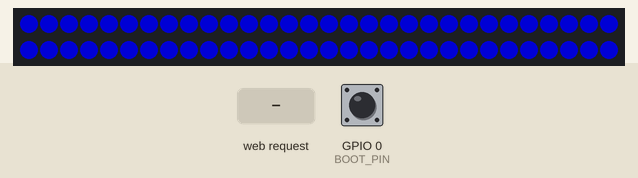
This sketch was run on a simulated ESP32-S3. Parts: 60 RGB LEDs in strip order, left to right, continuing on the next row. The test bench sets the inputs (shaded band); at power-on: GPIO 0 (BOOT_PIN) HIGH. Dim RGB values are drawn brighter than linear; WiFi joins after 1.5 s; servers stay silent unless stated; EEPROM starts erased.

Above: at 0.7 s.
2.2 s: GPIO 0 (BOOT_PIN) pulled LOW for 0.15 s
At 3.4 s:
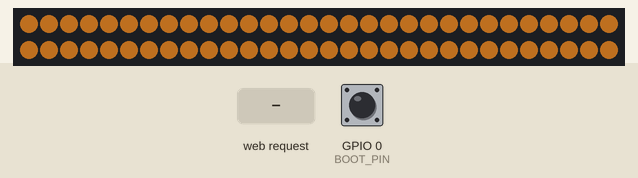
3.8 s: GPIO 0 (BOOT_PIN) pulled LOW for 1 s
At 3.97 s:
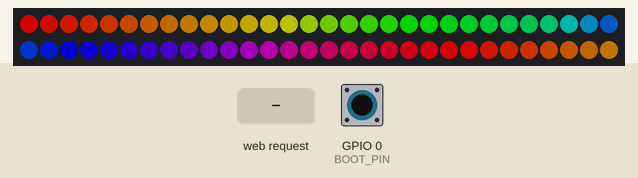
5.4 s: HTTP request GET /set?b=1 received
At 5.77 s:
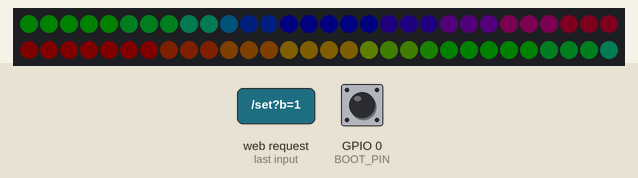
8.0 s: GPIO 0 (BOOT_PIN) pulled LOW for 0.15 s
At 9.0 s:
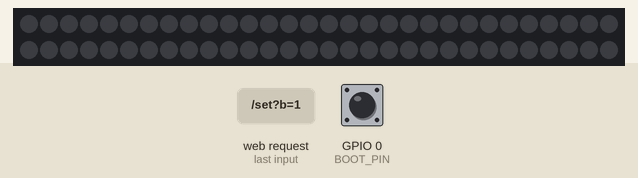
11.1 s: GPIO 0 (BOOT_PIN) pulled LOW for 3.2 s
At 11.55 s:
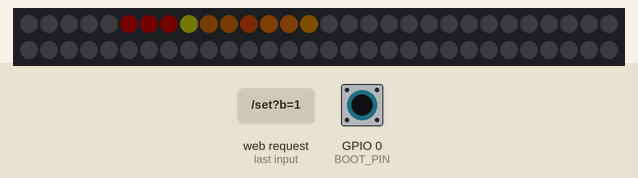
14.9 s: HTTP request GET /set?m=120&b=120&c=120 received
At 15.16 s:
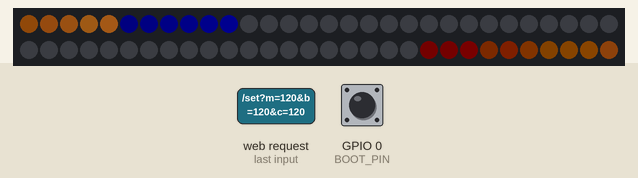
Timing chart, 0 to 17.9 s (numbered marks = the images above; inputs shaded):
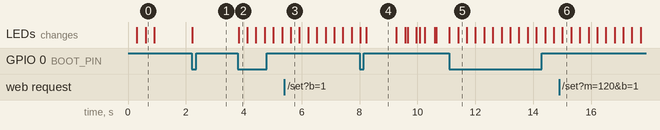

The sketch:

ambilight.ino
```cpp
// Ambilight ESP32-S3 : Adalight (USB) + WiFi UDP (DRGB / DNRGB) + standalone modes + web control
// FQBN: esp32:esp32:esp32s3:CDCOnBoot=default   (ESP32 core 2.0.17, FastLED)
// Rename this file to ambilight.ino when you put it in the repo.
#include <FastLED.h>
#include <WiFi.h>
#include <WiFiUdp.h>
#include <WebServer.h>
#include <Preferences.h>

#define NUM_LEDS    60
#define DATA_PIN    5
#define MAX_MA      500
#define BAUD        115200
#define TIMEOUT_MS  5000      // no data for this long -> back to chosen mode
#define BYTE_TO_MS  200       // incomplete serial frame -> reset parser
#define BOOT_PIN    0
#define AP_SSID     "Ambilight"
#define AP_PASS     "12345678"
#define UDP_PORT    21324     // WLED realtime port (Prismatik default)

enum Mode : uint8_t { M_OFF = 0, M_SOLID, M_RAINBOW, M_BREATH, M_COMET, M_COUNT };

CRGB leds[NUM_LEDS];
WebServer server(80);
WiFiUDP udp;
Preferences prefs;

uint8_t mode = M_OFF;
uint8_t bright = 150;
CRGB color = CRGB(255, 147, 41);

bool streaming = false;
uint32_t lastData = 0;

bool dirty = false;
uint32_t dirtyAt = 0;

// ---------- Adalight parser over USB serial ----------
enum PState : uint8_t { P_A, P_D, P_a, P_HI, P_LO, P_CHK, P_DATA };
PState ps = P_A;
uint8_t pHi, pLo, rgbBuf[3], rgbIdx;
uint16_t expectedLeds, ledIdx;
uint32_t lastByteMs = 0;

void feed(uint8_t b) {
  switch (ps) {
    case P_A:  if (b == 'A') ps = P_D; break;
    case P_D:  ps = (b == 'd') ? P_a : (b == 'A' ? P_D : P_A); break;
    case P_a:  ps = (b == 'a') ? P_HI : (b == 'A' ? P_D : P_A); break;
    case P_HI: pHi = b; ps = P_LO; break;
    case P_LO: pLo = b; ps = P_CHK; break;
    case P_CHK:
      if (b == (uint8_t)(pHi ^ pLo ^ 0x55)) {
        expectedLeds = (((uint16_t)pHi << 8) | pLo) + 1;
        ledIdx = 0; rgbIdx = 0; ps = P_DATA;
      } else ps = P_A;
      break;
    case P_DATA:
      rgbBuf[rgbIdx++] = b;
      if (rgbIdx == 3) {
        rgbIdx = 0;
        if (ledIdx < NUM_LEDS) leds[ledIdx] = CRGB(rgbBuf[0], rgbBuf[1], rgbBuf[2]);
        ledIdx++;
        if (ledIdx >= expectedLeds) {
          for (uint16_t i = min<uint16_t>(expectedLeds, NUM_LEDS); i < NUM_LEDS; i++) leds[i] = CRGB::Black;
          FastLED.show();
          lastData = millis();
          streaming = true;
          ps = P_A;
        }
      }
      break;
  }
}

// ---------- UDP realtime (WLED protocol: 2 = DRGB, 4 = DNRGB) ----------
uint8_t udpBuf[1472];

void handleUdp() {
  bool got = false;
  int sz;
  while ((sz = udp.parsePacket()) > 0) {
    int len = udp.read(udpBuf, sizeof(udpBuf));
    if (len < 5) continue;
    uint8_t proto = udpBuf[0];
    int offset = 0;
    uint16_t start = 0;
    if (proto == 2) {            // DRGB
      offset = 2;
    } else if (proto == 4) {     // DNRGB
      start = ((uint16_t)udpBuf[2] << 8) | udpBuf[3];
      offset = 4;
    } else continue;
    int n = (len - offset) / 3;
    for (int i = 0; i < n; i++) {
      int idx = start + i;
      if (idx >= NUM_LEDS) break;
      leds[idx] = CRGB(udpBuf[offset + i * 3], udpBuf[offset + i * 3 + 1], udpBuf[offset + i * 3 + 2]);
    }
    if (proto == 2) {            // DRGB updates every LED -> blank the rest
      for (int i = n; i < NUM_LEDS; i++) leds[i] = CRGB::Black;
    }
    got = true;
  }
  if (got) {
    FastLED.show();
    lastData = millis();
    streaming = true;
  }
}

// ---------- Standalone modes ----------
void runMode() {
  static uint8_t hue = 0;
  static uint8_t pos = 0;
  switch (mode) {
    case M_OFF:
      fill_solid(leds, NUM_LEDS, CRGB::Black);
      break;
    case M_SOLID:
      fill_solid(leds, NUM_LEDS, color);
      break;
    case M_RAINBOW:
      fill_rainbow(leds, NUM_LEDS, hue++, 255 / NUM_LEDS + 1);
      break;
    case M_BREATH: {
      CRGB c = color;
      c.nscale8(beatsin8(12, 15, 255));
      fill_solid(leds, NUM_LEDS, c);
      break;
    }
    case M_COMET:
      fadeToBlackBy(leds, NUM_LEDS, 45);
      leds[pos] = color;
      pos = (pos + 1) % NUM_LEDS;
      break;
  }
}

// ---------- Saving (delayed, protects flash) ----------
void markDirty() { dirty = true; dirtyAt = millis(); }

void saveIfDirty() {
  if (dirty && millis() - dirtyAt > 2000) {
    prefs.putUChar("mode", mode);
    prefs.putUChar("bri", bright);
    prefs.putUChar("r", color.r);
    prefs.putUChar("g", color.g);
    prefs.putUChar("b", color.b);
    dirty = false;
  }
}

// ---------- BOOT button: next mode ----------
void handleButton() {
  static bool last = true;
  static uint32_t t = 0;
  bool now = digitalRead(BOOT_PIN);
  if (now != last && millis() - t > 50) {
    t = millis();
    last = now;
    if (!now) {
      mode = (mode + 1) % M_COUNT;
      markDirty();
    }
  }
}

// ---------- Web ----------
const char PAGE[] PROGMEM = R"rawliteral(<!DOCTYPE html>
<html lang="ar" dir="rtl"><head><meta charset="utf-8">
<meta name="viewport" content="width=device-width,initial-scale=1">
<title>Ambilight</title>
<style>
body{font-family:sans-serif;background:#111;color:#eee;max-width:420px;margin:0 auto;padding:16px}
h2{text-align:center}
button{width:48%;margin:1%;padding:14px;font-size:17px;border:0;border-radius:10px;background:#333;color:#eee}
button.on{background:#e8590c}
button.full{width:98%}
input[type=range]{width:100%}
input[type=color]{width:100%;height:50px;border:0;background:none}
input[type=text],input[type=password]{width:100%;padding:10px;margin-top:6px;box-sizing:border-box;font-size:16px}
label{display:block;margin-top:18px}
#st{margin-top:10px;padding:10px;background:#222;border-radius:8px}
</style></head><body>
<h2>Ambilight</h2>
<div id="modes"></div>
<label>السطوع</label><input type="range" id="b" min="5" max="255">
<label>اللون</label><input type="color" id="c">
<hr style="margin-top:24px;border-color:#333">
<label>واي فاي البيت (2.4GHz)</label>
<input type="text" id="s" placeholder="اسم الشبكة">
<input type="password" id="p" placeholder="الباسورد">
<button class="full" style="margin-top:10px" onclick="saveW()">حفظ وإعادة تشغيل</button>
<div id="st"></div>
<script>
const names=["إطفاء","لون ثابت","قوس قزح","تنفّس","مذنّب"];
let cur=0;
function draw(){
  const d=document.getElementById("modes");d.innerHTML="";
  names.forEach((n,i)=>{const x=document.createElement("button");x.textContent=n;
    if(i==cur)x.className="on";x.onclick=()=>{cur=i;fetch("/set?m="+i);draw();};d.appendChild(x);});
}
function status(s){
  st.textContent=s.w?("متصل بالواي فاي. العنوان: "+s.ip):"غير متصل بواي فاي البيت";
}
function load(){fetch("/state").then(r=>r.json()).then(s=>{cur=s.m;b.value=s.b;c.value="#"+s.c;if(!s.first){}status(s);draw();});}
load();
setInterval(()=>fetch("/state").then(r=>r.json()).then(status),3000);
let tm;
b.oninput=()=>{clearTimeout(tm);tm=setTimeout(()=>fetch("/set?b="+b.value),80);};
c.oninput=()=>{clearTimeout(tm);tm=setTimeout(()=>fetch("/set?c="+c.value.slice(1)),80);};
function saveW(){
  fetch("/wifi?s="+encodeURIComponent(s.value)+"&p="+encodeURIComponent(p.value)).then(()=>{
    st.textContent="تم الحفظ. البورد بيعيد التشغيل، ارجع اتصل بشبكة Ambilight وافتح الصفحة بعد 15 ثانية لتشوف العنوان.";
  });
}
</script></body></html>)rawliteral";

void handleRoot() { server.send_P(200, "text/html; charset=utf-8", PAGE); }

void handleState() {
  char buf[160];
  bool w = (WiFi.status() == WL_CONNECTED);
  snprintf(buf, sizeof(buf), "{\"m\":%u,\"b\":%u,\"c\":\"%02x%02x%02x\",\"w\":%s,\"ip\":\"%s\"}",
           mode, bright, color.r, color.g, color.b,
           w ? "true" : "false", w ? WiFi.localIP().toString().c_str() : "");
  server.send(200, "application/json", buf);
}

void handleSet() {
  if (server.hasArg("m")) {
    int m = server.arg("m").toInt();
    if (m >= 0 && m < M_COUNT) mode = m;
  }
  if (server.hasArg("b")) {
    bright = constrain(server.arg("b").toInt(), 5, 255);
    FastLED.setBrightness(bright);
  }
  if (server.hasArg("c")) {
    long v = strtol(server.arg("c").c_str(), NULL, 16);
    color = CRGB((v >> 16) & 255, (v >> 8) & 255, v & 255);
  }
  markDirty();
  server.send(200, "text/plain", "ok");
}

void handleWifi() {
  prefs.putString("ssid", server.arg("s"));
  prefs.putString("pass", server.arg("p"));
  server.send(200, "text/plain", "ok");
  delay(500);
  ESP.restart();
}

// ---------- Setup / loop ----------
void setup() {
  pinMode(BOOT_PIN, INPUT_PULLUP);
  Serial.setRxBufferSize(2048);
  Serial.begin(BAUD);

  prefs.begin("ambi", false);
  mode   = prefs.getUChar("mode", M_OFF);
  bright = prefs.getUChar("bri", 150);
  color  = CRGB(prefs.getUChar("r", 255), prefs.getUChar("g", 147), prefs.getUChar("b", 41));
  if (mode >= M_COUNT) mode = M_OFF;

  FastLED.addLeds<WS2812B, DATA_PIN, GRB>(leds, NUM_LEDS);
  FastLED.setBrightness(bright);
  FastLED.setMaxPowerInVoltsAndMilliamps(5, MAX_MA);

  // startup test: red, green, blue
  const CRGB cols[3] = {CRGB::Red, CRGB::Green, CRGB::Blue};
  for (int c = 0; c < 3; c++) {
    fill_solid(leds, NUM_LEDS, cols[c]);
    FastLED.show();
    delay(300);
  }
  FastLED.clear();
  FastLED.show();

  // WiFi: own access point always on (fallback) + home network if configured
  WiFi.mode(WIFI_AP_STA);
  WiFi.softAP(AP_SSID, AP_PASS);
  WiFi.setSleep(false);                 // lower latency for realtime
  WiFi.setAutoReconnect(true);
  String ssid = prefs.getString("ssid", "");
  String pass = prefs.getString("pass", "");
  if (ssid.length() > 0) WiFi.begin(ssid.c_str(), pass.c_str());   // non-blocking

  udp.begin(UDP_PORT);

  server.on("/", handleRoot);
  server.on("/state", handleState);
  server.on("/set", handleSet);
  server.on("/wifi", handleWifi);
  server.begin();
}

void loop() {
  while (Serial.available()) {
    lastByteMs = millis();
    feed((uint8_t)Serial.read());
  }
  if (ps != P_A && millis() - lastByteMs > BYTE_TO_MS) ps = P_A;

  handleUdp();
  if (streaming && millis() - lastData > TIMEOUT_MS) streaming = false;

  server.handleClient();
  handleButton();
  saveIfDirty();

  if (!streaming) {
    EVERY_N_MILLISECONDS(20) {
      runMode();
      FastLED.show();
    }
  }
  delay(1);
}
```

Measured:
- after the input at 2.2 s, the LEDs: change at once (image 1)
- after the input at 3.8 s, the LEDs: change at once (image 2)
- after the input at 5.4 s, the LEDs: change after 0.22 s (image 3)
- after the input at 8.0 s, the LEDs: first change at once (image 4 shows a later state)
- after the input at 14.9 s, the LEDs: change after 0.11 s (image 6)
- what the display in image 4 shows lasts 1.1 s, from 8.2 s to 9.3 s
